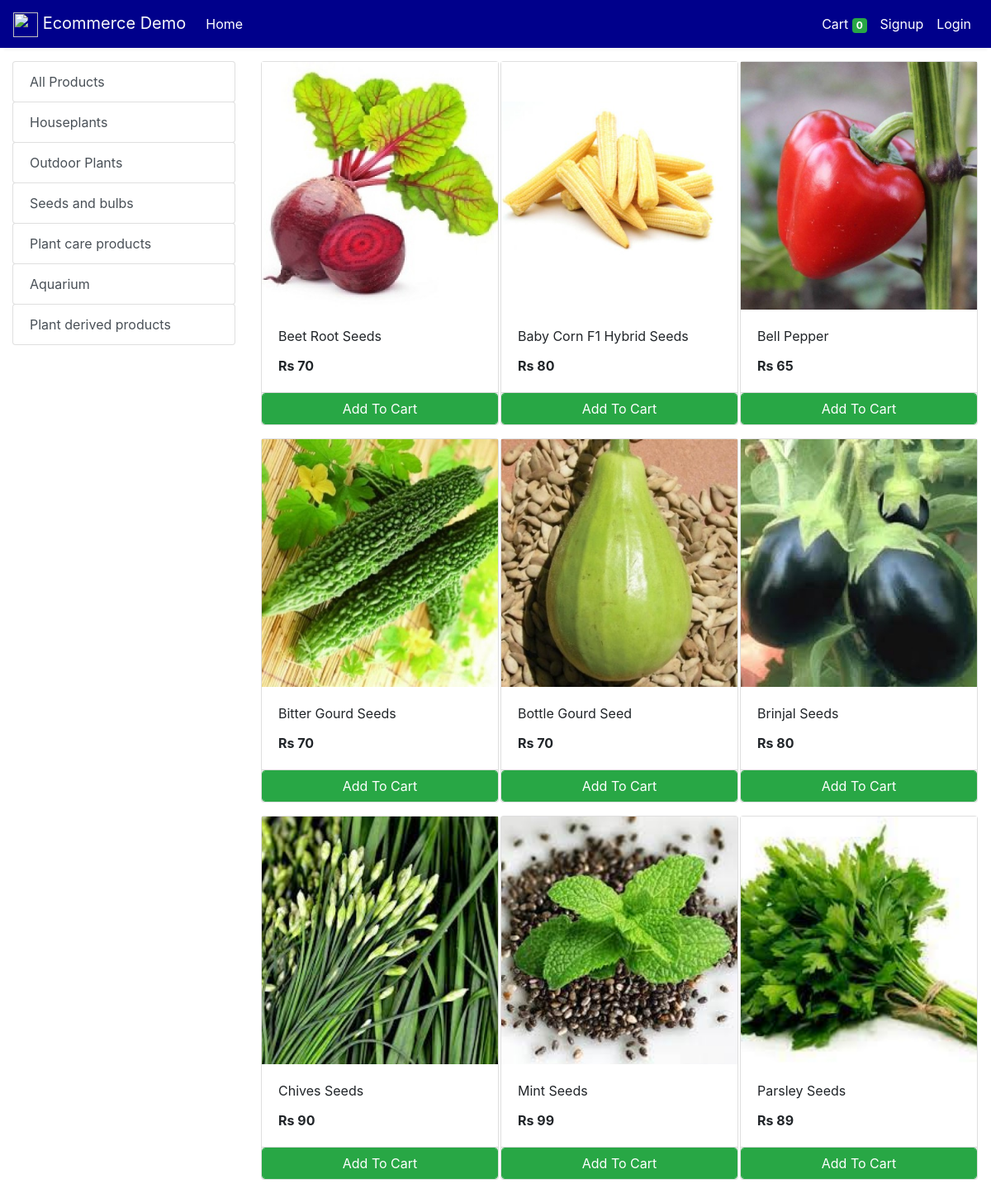
/store?category=35, run on the app's committed database.
### store/models/category.py (models this page shows, shortened)
class Category(models.Model):
    name= models.CharField(max_length=50)
    @staticmethod
    def get_all_categories():
        return Category.objects.all()

### store/models/product.py (models this page shows, shortened)
class Products(models.Model):
    name = models.CharField(max_length=60)
    price= models.IntegerField(default=0)
    category= models.ForeignKey(Category,on_delete=models.CASCADE,default=1 )
    description= models.CharField(max_length=250, default='', blank=True, null= True)
    image= models.ImageField(upload_to='uploads/products/')
    @staticmethod
    def get_all_products_by_categoryid(category_id):
        if category_id:
            return Products.objects.filter (category=category_id)
        else:
            return Products.get_all_products();

### store/views/home.py (the view)
# urls.py: path('' , include('store.urls'))
def store(request):
    cart = request.session.get('cart')
    if not cart:
        request.session['cart'] = {}
    products = None
    categories = Category.get_all_categories()
    categoryID = request.GET.get('category')
    if categoryID:
        products = Products.get_all_products_by_categoryid(categoryID)
    else:
        products = Products.get_all_products();
    data = {}
    data['products'] = products
    data['categories'] = categories
    print('you are : ', request.session.get('email'))
    return render(request, 'index.html', data)

### store/templatetags/cart.py (called while the page is built)
@register.filter (name='is_in_cart')
def is_in_cart(product, cart):
    keys = cart.keys ()
    for id in keys:
        if int (id) == product.id:
            return True
    return False;

### store/templatetags/custom_filter.py (called while the page is built)
@register.filter(name='currency')
def currency(number):
    return "Rs "+str(number)

### store/templates/index.html (shortened to what this page needs)
{% extends 'base.html' %}
{% block content %}
{% load cart %}
{% load custom_filter %}
<div class="container-fluid mt-3">
	<div class="row">
		<div class="col-lg-3 mx-auto">
			<div class="list-group">
				<a href="/" class="list-group-item list-group-item-action btn btn-outline-success">All Products</a>
				{% for category in categories %}
				<a href="/?category={{category.id}}"
					class="list-group-item list-group-item-action btn btn-outline-success ">{{category.name}}</a>
				{% endfor %}
			</div>
		</div>
		<div id='products' class="col-lg-9 mx-auto">
			<div class="row mx-auto">
				{% for product in products %}
				<div class="card mx-auto mb-3" id={{product.id}} style="width: 18rem;">
					<img class="img-fluid" style="height: 300px; object-fit: cover;" src="{{product.image.url}}" alt="Card image cap">
					<div class="card-body">
						<p class="card-title">{{product.name}}</p>
						<p class="card-text"><b>{{product.price|currency}}</b></p>
					</div>
					<div class="card-footer p-0 no-gutters">
						{% if product|is_in_cart:request.session.cart %}
						<div class="row no-gutters">
							<form action="/#{{product.id}}" class="col-2 " method="post">
								{% csrf_token %}
								<input hidden type="text" name='product' value='{{product.id}}'>
								<input hidden type="text" name='remove' value='True'>
								<input type="submit" value=" - " class="btn btn-block btn-success border-right">
							</form>
							<div class="text-center col btn btn-success">{{product|cart_quantity:request.session.cart}} in Cart</div>
							<form action="/#{{product.id}}" class="col-2 " method="post">
								{% csrf_token %}
								<input hidden type="text" name='product' value='{{product.id}}'>
								<input type="submit" value=" + " class="btn btn-block btn-success border-left">
							</form>
						</div>
						{% else %}
						<form action="/#{{product.id}}" method="POST" class="btn-block">
							<input type="submit" class="float-right btn btn-success form-control"
								value="Add To Cart">
						</form>
						{% endif %}
					</div>
				</div>
				{% endfor %}
			</div>
		</div>
	</div>
</div>
{% endblock %}

### data on the page
Category: name "Houseplants"
Category: name "Outdoor Plants"
Category: name "Seeds and bulbs"
Category: name "Plant care products"
Category: name "Aquarium"
Category: name "Plant derived products"
Products: image (picture), name "Beet Root Seeds", price "Rs 70"
Products: image (picture), name "Baby Corn F1 Hybrid Seeds", price "Rs 80"
Products: image (picture), name "Bell Pepper", price "Rs 65"
Products: image (picture), name "Bitter Gourd Seeds", price "Rs 70"
Products: image (picture), name "Bottle Gourd Seed", price "Rs 70"
Products: image (picture), name "Brinjal Seeds", price "Rs 80"
Products: image (picture), name "Chives Seeds", price "Rs 90"
Products: image (picture), name "Mint Seeds", price "Rs 99"
Products: image (picture), name "Parsley Seeds", price "Rs 89"

### other printed values
{{ request.session.cart.keys|length }} "0"
